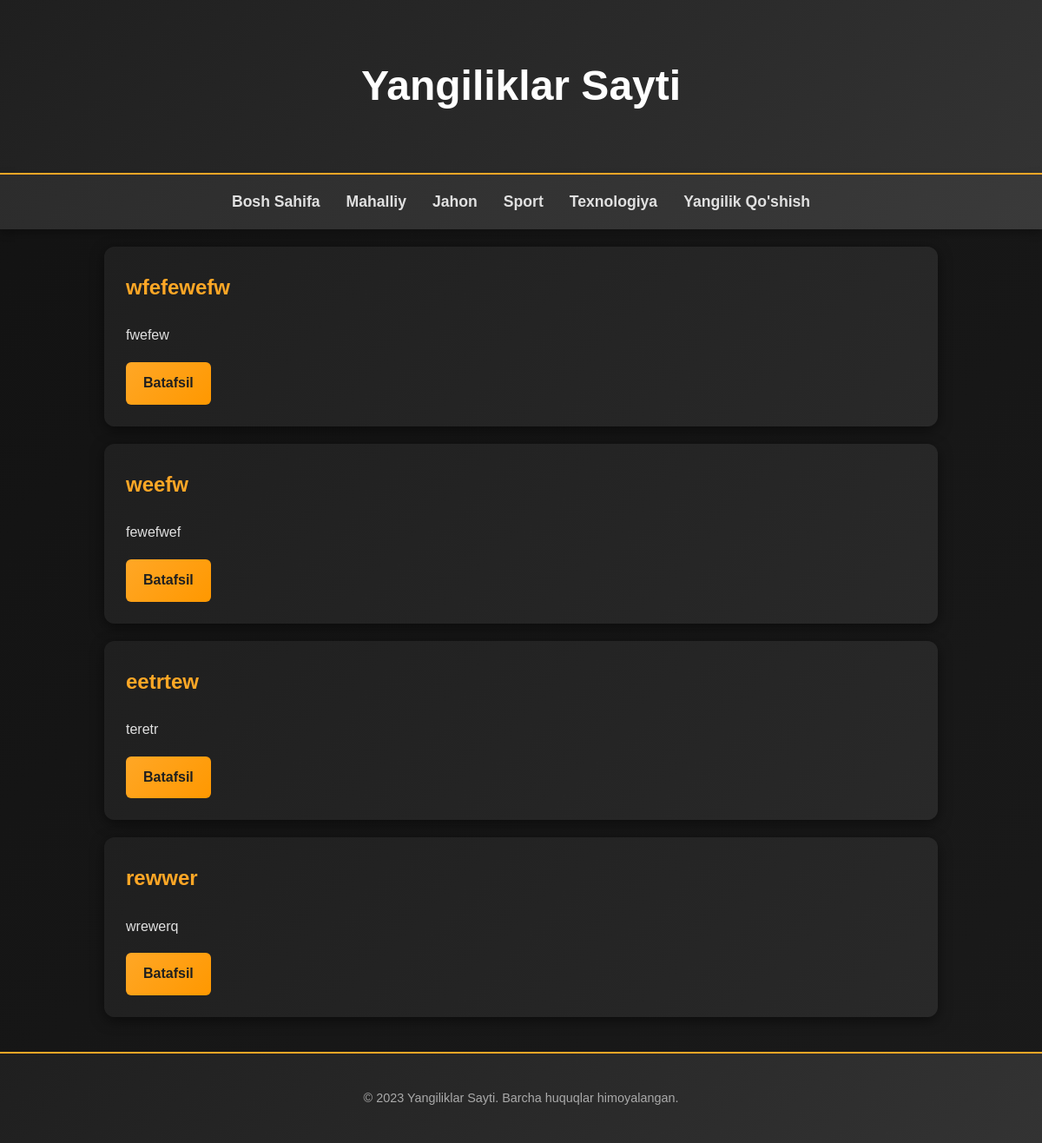
Before: / with the older database file.
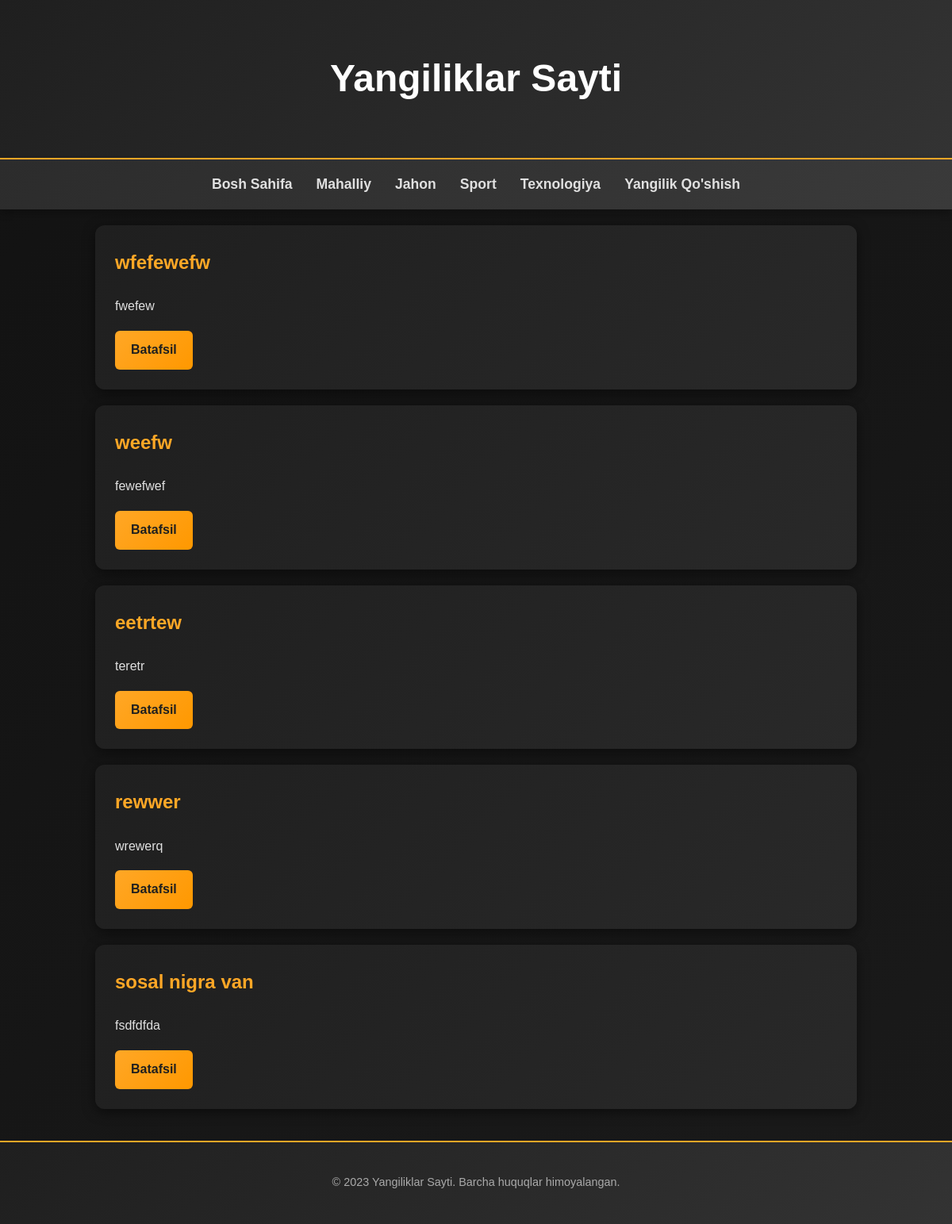
After: the same page with the newer database file.
### news/models.py (models this page shows)
class News(models.Model):
    title = models.CharField(max_length=255)
    short_content = models.TextField()
    long_content = models.CharField(max_length=200)
    category = models.CharField(max_length=200)
    author_name = models.CharField(max_length=200)
    created_at = models.DateTimeField(default=timezone.now)
    class Meta:
        verbose_name_plural = 'News'
    def get_detail_url(self):
        return reverse('news:detail', args=[self.pk])

### news/views.py (the view)
# urls.py: 2. Add a URL to urlpatterns:  path('', views.home, name='home')
def home(request):
    articles = News.objects.all()
    ctx = {'articles': articles}
    return render(request, 'index.html', ctx)

### templates/index.html (shortened to what this page needs)
{% extends 'base.html' %}
{% block content %}
    {% for article in articles %}
        <div class="news-item">
            <h2>{{ article.title }}</h2>
            <p>{{ article.short_content }}</p>
            <a href="{{ article.get_detail_url }}" class="read-more">Batafsil</a>
        </div>
    {% empty %}
        <h2>Hozircha yangilik yo'q</h2>
    {% endfor %}
{% endblock %}

### templates/base.html (shortened to what this page needs)
<!DOCTYPE html>
{% load static %}
<html lang="uz">
<head>
    <link rel="stylesheet" href="{% static 'css/styles.css' %}">
</head>
<body>
    {% include 'includes/header.html' %}
    {% include 'includes/nav.html' %}
    <div class="container">
        {% block content %}{% endblock %}
    </div>
    {% include 'includes/footer.html' %}
</body>
</html>

### templates/includes/header.html
  <header>
        <h1>Yangiliklar Sayti</h1>
  </header>

### templates/includes/nav.html
    <nav>
        <ul>
            <li><a href="{% url 'home' %}">Bosh Sahifa</a></li>
            <li><a href="{% url 'news:category' 'mahalliy' %}">Mahalliy</a></li>
            <li><a href="{% url 'news:category' 'jahon' %}">Jahon</a></li>
            <li><a href="{% url 'news:category' 'sport' %}">Sport</a></li>
            <li><a href="{% url 'news:category' 'texnologiya' %}">Texnologiya</a></li>
            <li><a href="{% url 'news:create' %}">Yangilik Qo'shish</a></li>
        </ul>
    </nav>

### templates/includes/footer.html
    <footer>
        <p>&copy; 2023 Yangiliklar Sayti. Barcha huquqlar himoyalangan.</p>
    </footer>

### static/css/styles.css (style rules this page uses)
body { font-family: 'Poppins', Arial, sans-serif; line-height: 1.8; margin: 0; padding: 0; display: flex; flex-direction: column; min-height: 100vh; background: linear-gradient(135deg, #121212, #1a1a1a); color: #e0e0e0; transition: background-color 0.3s ease, color 0.3s ease; }
header { background: linear-gradient(135deg, #1f1f1f, #333); color: #fff; text-align: center; padding: 1.5rem 1rem; animation: slideInDown 0.5s ease; box-shadow: 0 4px 15px rgba(0, 0, 0, 0.6); font-size: 1.5rem; font-weight: bold; }
nav { background: linear-gradient(135deg, #2c2c2c, #3a3a3a); padding: 1rem; box-shadow: 0 4px 10px rgba(0, 0, 0, 0.3); animation: fadeIn 0.8s ease; border-top: 2px solid #ffa726; }
nav ul { list-style: none; display: flex; justify-content: center; padding: 0; margin: 0; }
nav ul li { margin: 0 15px; }
nav ul li a { color: #e0e0e0; text-decoration: none; font-weight: bold; font-size: 1.1rem; position: relative; transition: color 0.3s ease; }
nav ul li a::after { content: ''; position: absolute; bottom: -3px; left: 0; width: 0; height: 2px; background: #ffa726; transition: width 0.3s ease; }
.container { width: 80%; margin: auto; padding: 20px; flex: 1; animation: fadeIn 0.8s ease; }
.news-item { background: linear-gradient(135deg, #1f1f1f, #292929); margin-bottom: 20px; padding: 25px; border-radius: 12px; transition: transform 0.3s ease, box-shadow 0.3s ease; box-shadow: 0 4px 15px rgba(0, 0, 0, 0.5); }
.news-item h2, .news-item h3 { color: #ffa726; margin-top: 0; font-size: 1.5rem; }
.read-more { display: inline-block; background: linear-gradient(135deg, #ffa726, #ff9800); color: #1f1f1f; padding: 10px 20px; text-decoration: none; border-radius: 6px; transition: background 0.3s ease, transform 0.3s ease; font-weight: bold; }
footer { background: linear-gradient(135deg, #1f1f1f, #333); color: #aaa; text-align: center; padding: 1.5rem; margin-top: auto; animation: slideInUp 0.5s ease; font-size: 0.9rem; border-top: 2px solid #ffa726; }

Changed rows visible on the page:
added News: title "sosal nigra van", short_content "fsdfdfda"
